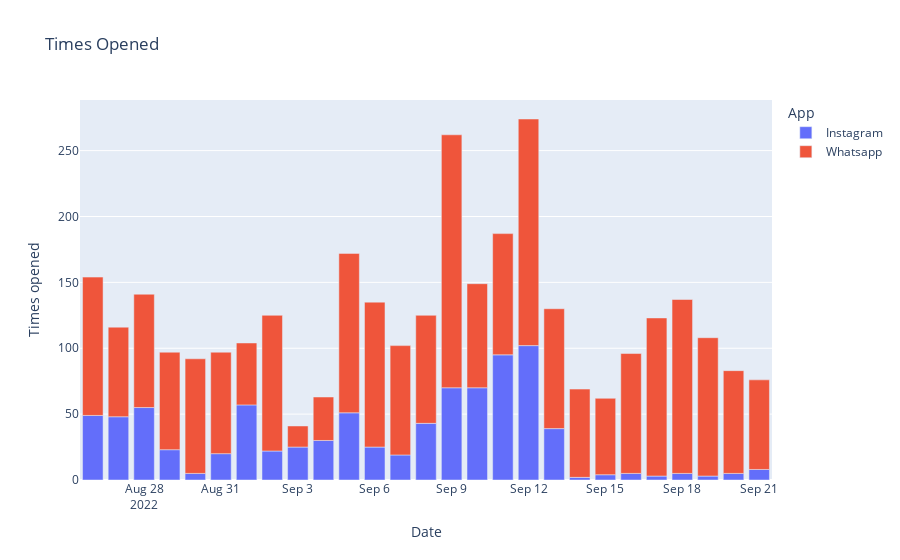

The code cell stored with this chart in its notebook:
### Code cell
figure = px.bar(data_frame=data, 
                x = "Date", 
                y = "Times opened", 
                color="App",
                title="Times Opened")
figure.show()

### Figure 1 — Plotly figure (JSON) as saved in the notebook; plotly's stock layout.template omitted (floating-point values rounded to 4 significant figures)
{"data": [{"alignmentgroup": "True", "hovertemplate": "App=Instagram<br>Date=%{x}<br>Times opened=%{y}<extra></extra>", "legendgroup": "Instagram", "marker": {"color": "#636efa", "pattern": {"shape": ""}}, "name": "Instagram", "offsetgroup": "Instagram", "orientation": "v", "showlegend": true, "textposition": "auto", "type": "bar", "x": ["2022-08-26T00:00:00", "2022-08-27T00:00:00", "2022-08-28T00:00:00", "2022-08-29T00:00:00", "2022-08-30T00:00:00", "2022-08-31T00:00:00", "2022-09-01T00:00:00", "2022-09-02T00:00:00", "2022-09-03T00:00:00", "2022-09-04T00:00:00", "2022-09-05T00:00:00", "2022-09-06T00:00:00", "2022-09-07T00:00:00", "2022-09-08T00:00:00", "2022-09-09T00:00:00", "2022-09-10T00:00:00", "2022-09-11T00:00:00", "2022-09-12T00:00:00", "2022-09-13T00:00:00", "2022-09-14T00:00:00", "2022-09-15T00:00:00", "2022-09-16T00:00:00", "2022-09-17T00:00:00", "2022-09-18T00:00:00", "2022-09-19T00:00:00", "2022-09-20T00:00:00", "2022-09-21T00:00:00"], "xaxis": "x", "y": [49, 48, 55, 23, 5, 20, 57, 22, 25, 30, 51, 25, 19, 43, 70, 70, 95, 102, 39, 2, 4, 5, 3, 5, 3, 5, 8], "yaxis": "y"}, {"alignmentgroup": "True", "hovertemplate": "App=Whatsapp<br>Date=%{x}<br>Times opened=%{y}<extra></extra>", "legendgroup": "Whatsapp", "marker": {"color": "#EF553B", "pattern": {"shape": ""}}, "name": "Whatsapp", "offsetgroup": "Whatsapp", "orientation": "v", "showlegend": true, "textposition": "auto", "type": "bar", "x": ["2022-08-26T00:00:00", "2022-08-27T00:00:00", "2022-08-28T00:00:00", "2022-08-29T00:00:00", "2022-08-30T00:00:00", "2022-08-31T00:00:00", "2022-09-01T00:00:00", "2022-09-02T00:00:00", "2022-09-03T00:00:00", "2022-09-04T00:00:00", "2022-09-05T00:00:00", "2022-09-06T00:00:00", "2022-09-07T00:00:00", "2022-09-08T00:00:00", "2022-09-09T00:00:00", "2022-09-10T00:00:00", "2022-09-11T00:00:00", "2022-09-12T00:00:00", "2022-09-13T00:00:00", "2022-09-14T00:00:00", "2022-09-15T00:00:00", "2022-09-16T00:00:00", "2022-09-17T00:00:00", "2022-09-18T00:00:00", "2022-09-19T00:00:00", "2022-09-20T00:00:00", "2022-09-21T00:00:00"], "xaxis": "x", "y": [105, 68, 86, 74, 87, 77, 47, 103, 16, 33, 121, 110, 83, 82, 192, 79, 92, 172, 91, 67, 58, 91, 120, 132, 105, 78, 68], "yaxis": "y"}], "layout": {"barmode": "relative", "legend": {"title": {"text": "App"}, "tracegroupgap": 0}, "title": {"text": "Times Opened"}, "xaxis": {"anchor": "y", "domain": [0, 1], "title": {"text": "Date"}}, "yaxis": {"anchor": "x", "domain": [0, 1], "title": {"text": "Times opened"}}}}
